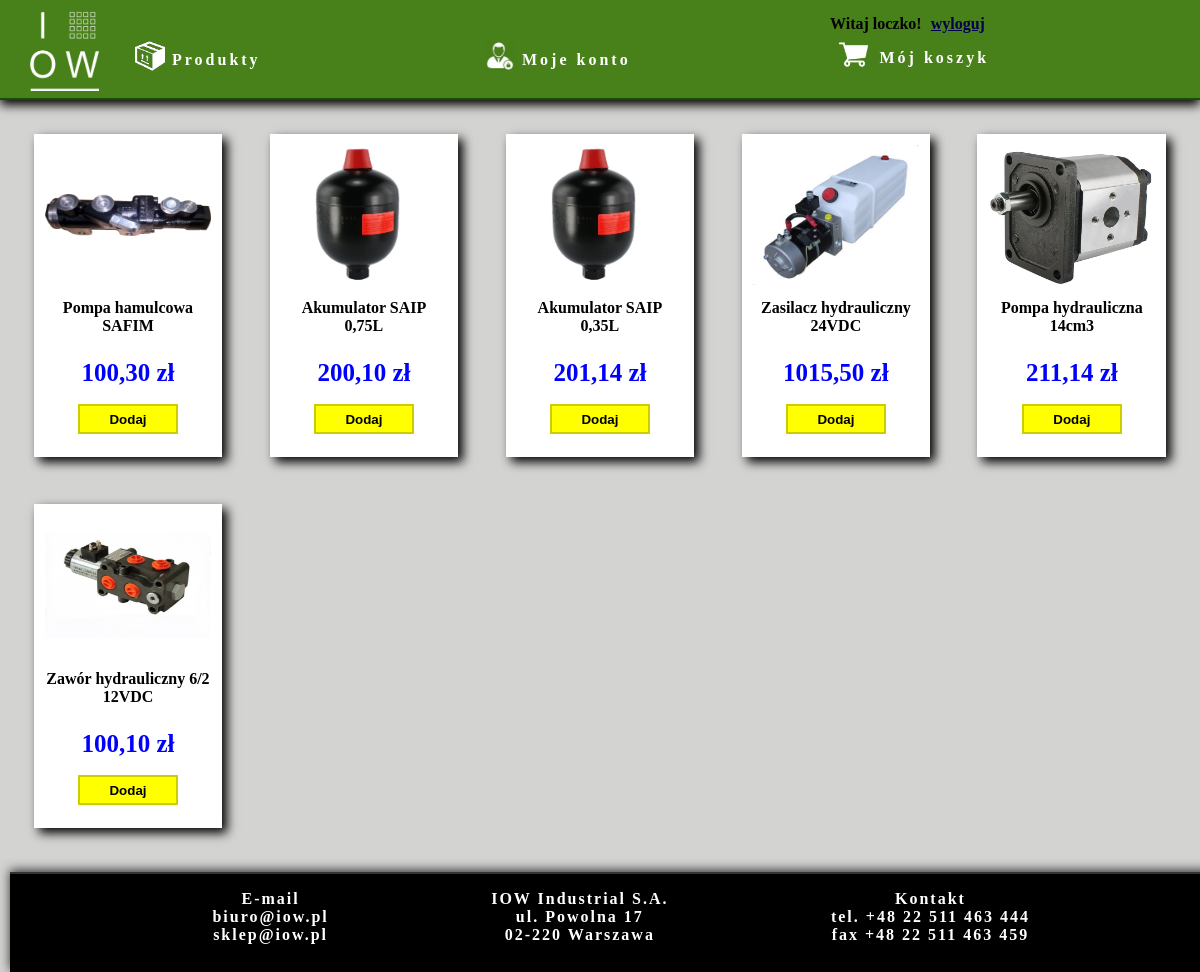
/produkt.php (signed in), run on the app's committed database.
### tables this page shows
CREATE TABLE IF NOT EXISTS `towar` (
  `id_towar` int(11) NOT NULL AUTO_INCREMENT,
  `zdjecie` text NOT NULL,
  `cena_zl` int(11) NOT NULL,
  `cena_gr` int(11) NOT NULL,
  `opis` text NOT NULL,
  PRIMARY KEY (`id_towar`)
);

### produkt.php (the view, shortened to what this page needs)
<?php
		require_once "connect.php";
	$connection = @new mysqli($host, $db_user, $db_password, $db_name);
	$connection->query('SET NAMES utf8');
?>
<!DOCTYPE HTML>
<html lang="pl">
<head>
	<link rel="stylesheet" href="style.css" type="text/css" />
</head>
<body>
	<div class="container">
		<div class="header">
			<a href="index.php"><img src="picture/logo.png" id="logo"/></a>
			<ul>
				<li><a href="produkt.php"> <img src="picture/product.png" class="Icon" /> Produkty</a></li>
				<li><a href="login.php"> <img src="picture/login.png" class="Icon" /> Moje konto</a></li>
				<li><?php
						if(isset($_SESSION['user']))
							echo "<span id ='witaj'>Witaj ".$_SESSION['user']."! <a href='wyloguj.php' id ='wyloguj'>wyloguj</a><br />
								 <a href='koszyk.php' style='letter-spacing:3px;'> <img src='picture/basket.png' class='Icon'/> Mój koszyk</a></span>";
						else
							echo "<a href='koszyk.php'> <img src='picture/basket.png' class='Icon'/> Mój koszyk</a>"
					?>
				</li>
			</ul>
		</div>
		<div class="content">
			<?php
				$result = $connection->query("SELECT * FROM towar");
				if($result->num_rows >0)
				{
					while ($r = $result->fetch_assoc())
					{
						echo '<div class="produkt">
								<img src="'.$r["zdjecie"].'" class="foto"/>
								<div class="opis_produkt">'.$r["opis"].'</div>
								<div class="cena">'.$r["cena_zl"].','.$r["cena_gr"].' zł</div>
								<form action="koszyk.php" method="post">
									<input type="submit" name="'.$r["id_towar"].'" value="Dodaj" class="btn_dodaj" /><br /><br/>
								</form>
							 </div>';
					}
				}
			?>
		<div class="footer">
			<ul>
				<li>E-mail<br /> biuro@iow.pl<br /> sklep@iow.pl</li>
				<li>IOW Industrial S.A.<br /> ul. Powolna 17 <br/> 02-220 Warszawa</li>
				<li>Kontakt<br /> tel. +48 22 511 463 444<br /> fax +48 22 511 463 459</li>
			</ul>
		</div>
	</div>
</body>
</html>

### style.css (style rules this page uses)
html, body { margin: 0px; padding: 0px; height: 100%; background: #D3D4D2; }
.container { min-height: 100%; position: relative; }
.header { box-shadow: 0px 5px 10px; padding-top: 1px; background: #48801A; height: 97px; border-bottom: 2px solid #155000; }
.content { position:relative; padding: 10px; padding-bottom: 120px; }
.footer { box-shadow: 0px -2px 10px #333333; position: absolute; bottom: 0; width: 100%; height: 98px; background: #000000; border-top: 2px solid #333333; }
#logo { line-height: 99px; height: 80px; padding: 10px; padding-left: 30px; float: left; }
.header ul { position: absolute; right: 20px; margin: 0px; top: 35px; }
.header li { list-style: none; margin: 0; width: 350px; letter-spacing: 3px; float: left; }
ul a:link, ul a:visited { text-decoration: none; color: #FFFFFF; font-weight: bold; padding: 5px; }
.Icon { position: relative; top: 6px; height: 30px; }
#witaj { letter-spacing: 0; position: relative; font-weight: bold; bottom: 20px; }
#wyloguj { letter-spacing: 0; color: #00004d; text-decoration: underline; }
.footer ul { position: relative; }
.footer ul li { list-style: none; letter-spacing: 2px; color: white; font-weight: bold; float: left; padding-left: 14%; text-align: center; }
a:link, a:visited { color: #000000; }
.produkt { float: left; padding:1%; width: 14%; height: 300px; margin: 2% 2% 2% 2%; box-shadow: 5px 5px 10px; background-color: #FFFFFF; text-align: center; }
.opis_produkt { font-weight: bold; margin-top:10px; height: 50px; }
.cena { font-weight: bold; margin-top:10px; height: 45px; color: blue; font-size: 25px; }
.foto { width:100%; height:140px; }
.btn_dodaj { position: relative; height: 30px; width: 100px; background-color: #FFFF00; border: 2px solid #CCCC00; font-weight: bold; }

### data on the page
towar: zdjecie (picture), opis "Pompa hamulcowa SAFIM", cena_zl "100", cena_gr "30"
towar: zdjecie (picture), opis "Akumulator SAIP 0,75L", cena_zl "200", cena_gr "10"
towar: zdjecie (picture), opis "Akumulator SAIP 0,35L", cena_zl "201", cena_gr "14"
towar: zdjecie (picture), opis "Zasilacz hydrauliczny 24VDC", cena_zl "1015", cena_gr "50"
towar: zdjecie (picture), opis "Pompa hydrauliczna 14cm3", cena_zl "211", cena_gr "14"
towar: zdjecie (picture), opis "Zawór hydrauliczny 6/2 12VDC", cena_zl "100", cena_gr "10"

### other printed values
$_SESSION['user'] "loczko"
